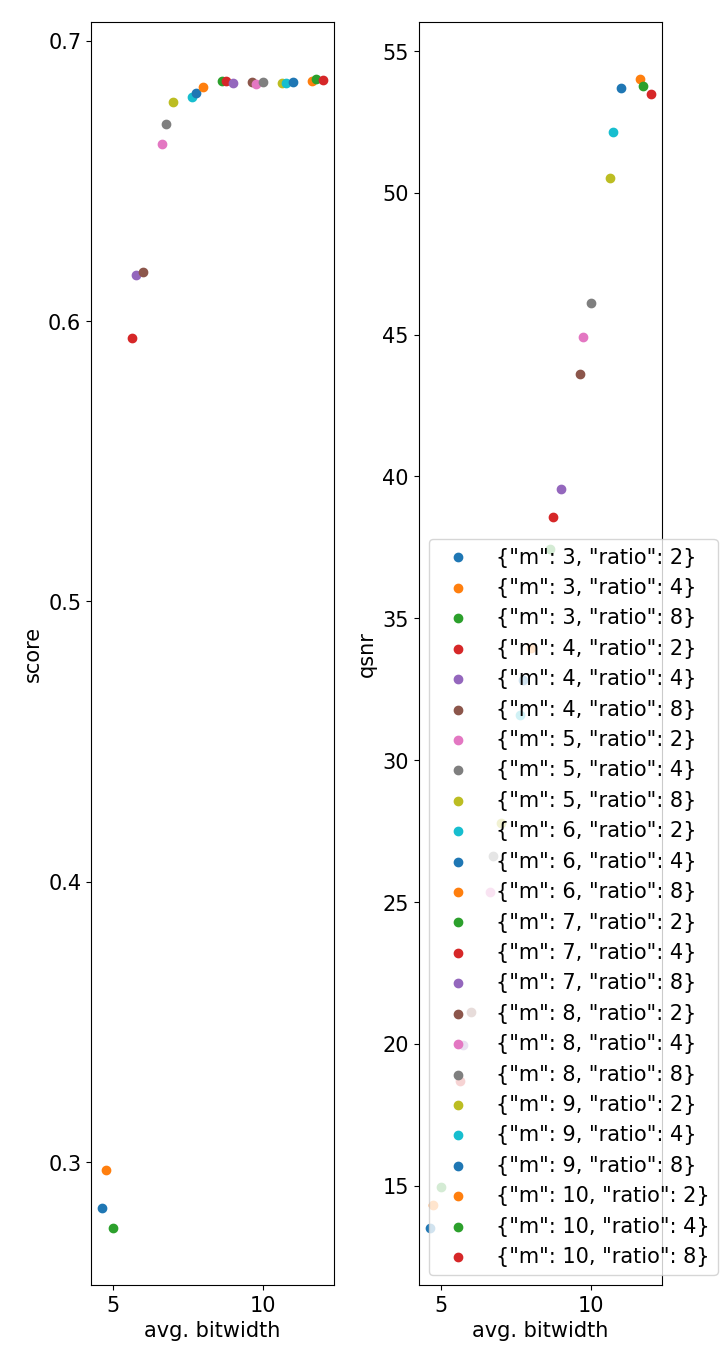

This figure's Python source:
import matplotlib.pyplot as plt
import numpy as np
from pathlib import Path
import json


plt.rc('font', family='serif', serif='Computer Modern Roman')
plt.rcParams.update({
    'font.size': 15,
})

plt.rcParams['figure.figsize'] = [8 / 1.1, 5 / 1.1]
# fig, axs = plt.subplots(nrows=4,ncols=1,figsize=(3,12))
fig, axs = plt.subplots(nrows=1, ncols=2, figsize=(8 / 1.1, 15 / 1.1))
# colors = ['#B51700','k','k','#009051', 'k', '#0076BA', '#0076BA', '#F8BA00', '#009051', '#F8BA00', '#009051', 'k', '#A62B17', '#A62B17', '#3274B5', '#3274B5', '#EF5FA7','#EF5FA7']
# lines = ['-', '--',':', '-', '-.','-', '-', '-','-','-','--', '-', '--', '-', '--']
colors = ['#B51700','k','#009051', '#0076BA', '#F8BA00', '#0076BA', '#F8BA00', '#009051', '#F8BA00', '#009051', 'k', '#A62B17', '#A62B17', '#3274B5', '#3274B5', '#EF5FA7','#EF5FA7']
lines = ['-', '--','-', '-', '-','-', '-', '-','-','-','--', '-', '--', '-', '--']


avg_bitwidths = []
qsnrs = []
scores = []

for m in [2,3,4,5,6,7,8,9,10]:
    for ratio in [2,4,8]:
        try:
            config = {"m": m, "ratio": ratio}
            config_str = json.dumps(config)
            path = './' + config_str + '/'
            score = np.load(path+'score.npy')
            actual_spec = np.load(path+'actual_spec.npy')
            qsnr = actual_spec[0]
            avg_bitwidth = actual_spec[1]
            avg_bitwidths.append(avg_bitwidth)
            qsnrs.append(qsnr)
            scores.append(np.average(score))
            axs[0].scatter(avg_bitwidth, np.average(score), marker='o', label=config_str)
            axs[1].scatter(avg_bitwidth, qsnr, marker='o', label=config_str)
        except:
            pass

# unquan = np.load('./full_precision/score.npy')
# axs[0].axhline(np.average(unquan), linestyle='--')
axs[0].set_xlabel('avg. bitwidth')
axs[0].set_ylabel('score')
axs[1].legend()
axs[1].set_xlabel('avg. bitwidth')
axs[1].set_ylabel('qsnr')
# axs[0].axhline(np.average(unquan), linestyle='--')
# axs[0].plot(avg_bitwidths, scores, marker='o')
# axs[0].set_xlabel('avg. bitwidth')
# axs[0].set_ylabel('score')

# axs[1].plot(avg_bitwidths, qsnrs, marker='o')
# axs[1].set_xlabel('avg. bitwidth')
# axs[1].set_ylabel('qsnr')
plt.tight_layout()
path = Path('./vis.png', dpi=200)
path.parent.mkdir(parents=True, exist_ok=True)
plt.savefig(path)
plt.show()
plt.close(fig)




        